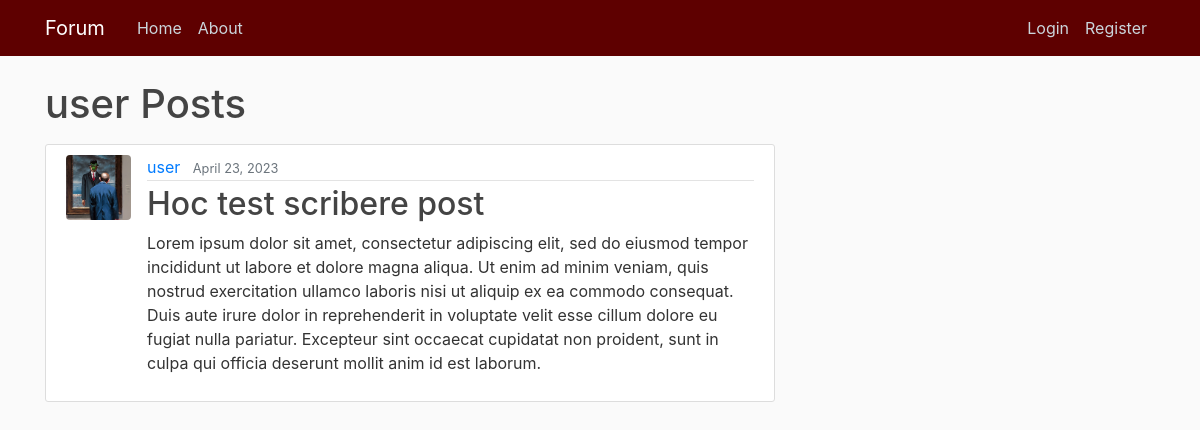
Page /user/user on the earlier database version.
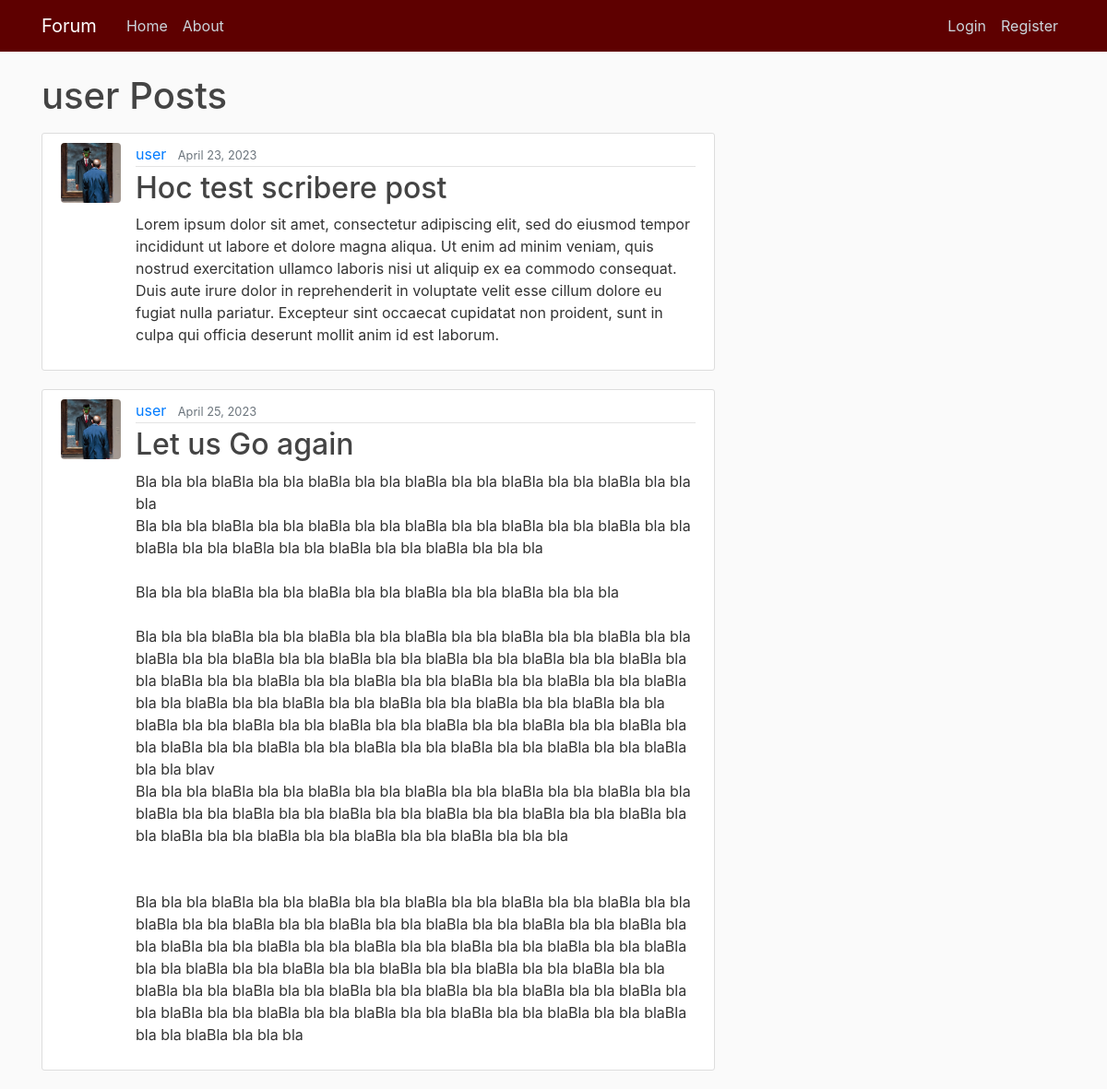
Same page on the later database version.
### blog/models.py (models this page shows, shortened)
class Post(models.Model):
    title = models.CharField(max_length=150)                    # Title field for 150 characters
    content = models.TextField()                                # Text field
    date_posted = models.DateTimeField(default=timezone.now)    # Time Stamp for the defaults Time Zone
    author = models.ForeignKey(User, on_delete=models.CASCADE)  # User if User gets delete, so are its Posts
    likes = models.ManyToManyField(User, related_name='posts')

### users/models.py (models this page shows, shortened)
class Profile(models.Model):
    user = models.OneToOneField(User, on_delete=models.CASCADE)
    image = models.ImageField(default='default.png', upload_to='profile_img')

### blog/views.py (the view)
# urls.py: path('user/<str:username>', UserPostListView.as_view(), name='post-user'),
class UserPostListView(ListView):
    model = Post
    template_name = 'blog/post_user.html'
    context_object_name = 'posts'
    ordering = ['-date_posted']
    paginate_by = 6
    def get_queryset(self):
        user = get_object_or_404(User, username=self.kwargs.get('username'))
        return Post.objects.filter(author=user)

### blog/templates/blog/post_user.html (shortened to what this page needs)
{% extends "blog/base.html" %}
{% block content %}
    <h1 class="mb-3">{{ view.kwargs.username }} Posts</h1>
    {% for post in posts %}
        <article class="media content-section">
          <img class="rounded img-frame" src="{{ post.author.profile.image.url }}" alt="">
          <div class="media-body">
            <div class="article-metadata">
              <a class="mr-2" href="{% url 'post-user' post.author.username %}">{{ post.author }}</a>
              <small class="text-muted">{{ post.date_posted|date:"N d, Y" }}</small>
            </div>
            <h2><a class="article-title" href="{% url 'post-detail' post.id %}">{{ post.title }}</a></h2>
            <p class="article-content">{{ post.content }}</p>
          </div>
        </article>
    {% endfor %}
{% endblock %}

Differences in the rows shown:
added Post: author.profile.image (placeholder picture), author "user", date_posted "April 25, 2023", title "Let us Go again", content "Bla bla bla blaBla bla bla blaBla bla bla blaBla bla bla blaBla bla bla blaBla bla bla bla Bla bla bla blaBla bla bla blaBla bla bla blaBla bla bla blaBla bla bla blaBla bla bla blaBla bla bla blaBla bla bla blaBla bla bla blaBla bla bla bla Bla bla bla blaBla bla bla blaBla bla bla blaBla bla bla blaBla bla bla bla Bla bla bla blaBla bla bla blaBla bla bla blaBla bla bla blaBla bla bla blaBla bla bla blaBla bla bla blaBla bla bla blaBla bla bla blaBla bla bla blaBla bla bla blaBla bla bla blaBla bla bla blaBla bla bla blaBla bla bla blaBla bla bla blaBla bla bla blaBla bla bla blaBla bla bla blaBla bla bla blaBla bla bla blaBla bla bla blaBla bla bla blaBla bla bla blaBla bla bla blaBla…"
